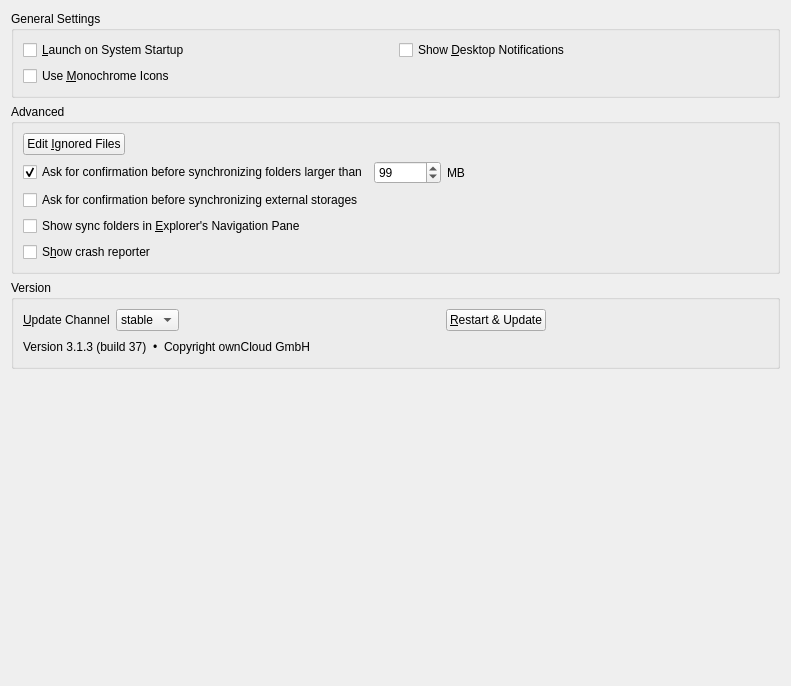
<?xml version="1.0" encoding="UTF-8"?>
<ui version="4.0">
 <class>OCC::GeneralSettings</class>
 <widget class="QWidget" name="OCC::GeneralSettings">
  <property name="enabled">
   <bool>true</bool>
  </property>
  <property name="geometry">
   <rect>
    <x>0</x>
    <y>0</y>
    <width>791</width>
    <height>686</height>
   </rect>
  </property>
  <property name="windowTitle">
   <string>Form</string>
  </property>
  <layout class="QVBoxLayout" name="verticalLayout_3">
   <item>
    <widget class="QGroupBox" name="generalGroupBox">
     <property name="title">
      <string>General Settings</string>
     </property>
     <layout class="QGridLayout" name="gridLayout_2">
      <item row="0" column="0">
       <widget class="QCheckBox" name="autostartCheckBox">
        <property name="text">
         <string>&amp;Launch on System Startup</string>
        </property>
       </widget>
      </item>
      <item row="0" column="1">
       <widget class="QCheckBox" name="desktopNotificationsCheckBox">
        <property name="text">
         <string>Show &amp;Desktop Notifications</string>
        </property>
       </widget>
      </item>
      <item row="1" column="0">
       <widget class="QCheckBox" name="monoIconsCheckBox">
        <property name="toolTip">
         <string>For System Tray</string>
        </property>
        <property name="text">
         <string>Use &amp;Monochrome Icons</string>
        </property>
       </widget>
      </item>
     </layout>
    </widget>
   </item>
   <item>
    <widget class="QGroupBox" name="advancedGroupBox">
     <property name="title">
      <string>Advanced</string>
     </property>
     <layout class="QVBoxLayout" name="verticalLayout">
      <item>
       <layout class="QHBoxLayout" name="horizontalLayout_4">
        <item>
         <widget class="QPushButton" name="ignoredFilesButton">
          <property name="text">
           <string>Edit &amp;Ignored Files</string>
          </property>
         </widget>
        </item>
        <item>
         <spacer name="spacer_3">
          <property name="orientation">
           <enum>Qt::Horizontal</enum>
          </property>
          <property name="sizeHint" stdset="0">
           <size>
            <width>555</width>
            <height>20</height>
           </size>
          </property>
         </spacer>
        </item>
       </layout>
      </item>
      <item>
       <layout class="QHBoxLayout" name="horizontalLayout_3">
        <item>
         <widget class="QCheckBox" name="newFolderLimitCheckBox">
          <property name="text">
           <string>Ask for confirmation before synchronizing folders larger than</string>
          </property>
          <property name="checked">
           <bool>true</bool>
          </property>
         </widget>
        </item>
        <item>
         <widget class="QSpinBox" name="newFolderLimitSpinBox">
          <property name="maximum">
           <number>999999</number>
          </property>
          <property name="value">
           <number>99</number>
          </property>
         </widget>
        </item>
        <item>
         <widget class="QLabel" name="label">
          <property name="text">
           <string extracomment="Trailing part of &quot;Ask confirmation before syncing folder larger than&quot; ">MB</string>
          </property>
         </widget>
        </item>
        <item>
         <spacer name="horizontalSpacer_3">
          <property name="orientation">
           <enum>Qt::Horizontal</enum>
          </property>
          <property name="sizeHint" stdset="0">
           <size>
            <width>40</width>
            <height>20</height>
           </size>
          </property>
         </spacer>
        </item>
       </layout>
      </item>
      <item>
       <layout class="QHBoxLayout" name="horizontalLayout_8">
        <item>
         <widget class="QCheckBox" name="newExternalStorage">
          <property name="text">
           <string>Ask for confirmation before synchronizing external storages</string>
          </property>
         </widget>
        </item>
       </layout>
      </item>
      <item>
       <layout class="QHBoxLayout" name="horizontalLayout_10">
        <item>
         <widget class="QCheckBox" name="showInExplorerNavigationPaneCheckBox">
          <property name="text">
           <string>Show sync folders in &amp;Explorer's Navigation Pane</string>
          </property>
         </widget>
        </item>
       </layout>
      </item>
      <item>
       <layout class="QHBoxLayout" name="horizontalLayout_9">
        <item>
         <widget class="QCheckBox" name="crashreporterCheckBox">
          <property name="sizePolicy">
           <sizepolicy hsizetype="MinimumExpanding" vsizetype="Fixed">
            <horstretch>0</horstretch>
            <verstretch>0</verstretch>
           </sizepolicy>
          </property>
          <property name="text">
           <string>S&amp;how crash reporter</string>
          </property>
         </widget>
        </item>
       </layout>
      </item>
     </layout>
    </widget>
   </item>
   <item>
    <widget class="QGroupBox" name="versionGroupBox">
     <property name="title">
      <string>Version</string>
     </property>
     <layout class="QVBoxLayout" name="verticalLayout_2">
      <item>
       <widget class="QWidget" name="updaterWidget" native="true">
        <layout class="QHBoxLayout" name="horizontalLayout_5">
         <property name="leftMargin">
          <number>0</number>
         </property>
         <property name="topMargin">
          <number>0</number>
         </property>
         <property name="rightMargin">
          <number>0</number>
         </property>
         <property name="bottomMargin">
          <number>0</number>
         </property>
         <item>
          <widget class="QLabel" name="updateChannelLabel">
           <property name="sizePolicy">
            <sizepolicy hsizetype="Maximum" vsizetype="Preferred">
             <horstretch>0</horstretch>
             <verstretch>0</verstretch>
            </sizepolicy>
           </property>
           <property name="text">
            <string>&amp;Update Channel</string>
           </property>
           <property name="buddy">
            <cstring>updateChannel</cstring>
           </property>
          </widget>
         </item>
         <item>
          <widget class="QComboBox" name="updateChannel">
           <property name="sizePolicy">
            <sizepolicy hsizetype="Maximum" vsizetype="Fixed">
             <horstretch>0</horstretch>
             <verstretch>0</verstretch>
            </sizepolicy>
           </property>
           <item>
            <property name="text">
             <string>stable</string>
            </property>
           </item>
           <item>
            <property name="text">
             <string>beta</string>
            </property>
           </item>
          </widget>
         </item>
         <item>
          <widget class="QLabel" name="updateStateLabel">
           <property name="text">
            <string/>
           </property>
           <property name="wordWrap">
            <bool>true</bool>
           </property>
           <property name="openExternalLinks">
            <bool>true</bool>
           </property>
          </widget>
         </item>
         <item>
          <widget class="QPushButton" name="restartButton">
           <property name="sizePolicy">
            <sizepolicy hsizetype="Maximum" vsizetype="Fixed">
             <horstretch>0</horstretch>
             <verstretch>0</verstretch>
            </sizepolicy>
           </property>
           <property name="text">
            <string>&amp;Restart &amp;&amp; Update</string>
           </property>
          </widget>
         </item>
         <item>
          <spacer name="spacer_2">
           <property name="orientation">
            <enum>Qt::Horizontal</enum>
           </property>
           <property name="sizeType">
            <enum>QSizePolicy::Preferred</enum>
           </property>
           <property name="sizeHint" stdset="0">
            <size>
             <width>222</width>
             <height>20</height>
            </size>
           </property>
          </spacer>
         </item>
        </layout>
       </widget>
      </item>
      <item>
       <widget class="QWidget" name="versionInfoWidget" native="true">
        <layout class="QHBoxLayout" name="horizontalLayout_2">
         <property name="leftMargin">
          <number>0</number>
         </property>
         <property name="topMargin">
          <number>0</number>
         </property>
         <property name="rightMargin">
          <number>0</number>
         </property>
         <property name="bottomMargin">
          <number>0</number>
         </property>
         <item>
          <widget class="QLabel" name="versionLabel">
           <property name="cursor">
            <cursorShape>PointingHandCursor</cursorShape>
           </property>
           <property name="text">
            <string notr="true">Version 3.1.3 (build 37)</string>
           </property>
           <property name="textInteractionFlags">
            <set>Qt::LinksAccessibleByMouse</set>
           </property>
          </widget>
         </item>
         <item>
          <widget class="QLabel" name="copyrightLabelDotBefore">
           <property name="cursor">
            <cursorShape>ArrowCursor</cursorShape>
           </property>
           <property name="text">
            <string>•</string>
           </property>
           <property name="textInteractionFlags">
            <set>Qt::LinksAccessibleByMouse|Qt::TextSelectableByMouse</set>
           </property>
          </widget>
         </item>
         <item>
          <widget class="QLabel" name="copyrightLabel">
           <property name="cursor">
            <cursorShape>ArrowCursor</cursorShape>
           </property>
           <property name="text">
            <string notr="true">Copyright ownCloud GmbH</string>
           </property>
           <property name="textInteractionFlags">
            <set>Qt::LinksAccessibleByMouse|Qt::TextSelectableByMouse</set>
           </property>
          </widget>
         </item>
         <item>
          <spacer name="spacer">
           <property name="orientation">
            <enum>Qt::Horizontal</enum>
           </property>
           <property name="sizeHint" stdset="0">
            <size>
             <width>40</width>
             <height>20</height>
            </size>
           </property>
          </spacer>
         </item>
        </layout>
       </widget>
      </item>
     </layout>
    </widget>
   </item>
   <item>
    <spacer name="verticalSpacer">
     <property name="orientation">
      <enum>Qt::Vertical</enum>
     </property>
     <property name="sizeHint" stdset="0">
      <size>
       <width>20</width>
       <height>0</height>
      </size>
     </property>
    </spacer>
   </item>
  </layout>
 </widget>
 <tabstops>
  <tabstop>autostartCheckBox</tabstop>
  <tabstop>desktopNotificationsCheckBox</tabstop>
  <tabstop>monoIconsCheckBox</tabstop>
  <tabstop>ignoredFilesButton</tabstop>
  <tabstop>newFolderLimitCheckBox</tabstop>
  <tabstop>newFolderLimitSpinBox</tabstop>
  <tabstop>newExternalStorage</tabstop>
  <tabstop>showInExplorerNavigationPaneCheckBox</tabstop>
  <tabstop>crashreporterCheckBox</tabstop>
  <tabstop>updateChannel</tabstop>
  <tabstop>restartButton</tabstop>
 </tabstops>
 <resources/>
 <connections>
  <connection>
   <sender>newFolderLimitCheckBox</sender>
   <signal>toggled(bool)</signal>
   <receiver>newFolderLimitSpinBox</receiver>
   <slot>setEnabled(bool)</slot>
   <hints>
    <hint type="sourcelabel">
     <x>225</x>
     <y>231</y>
    </hint>
    <hint type="destinationlabel">
     <x>587</x>
     <y>230</y>
    </hint>
   </hints>
  </connection>
 </connections>
</ui>
